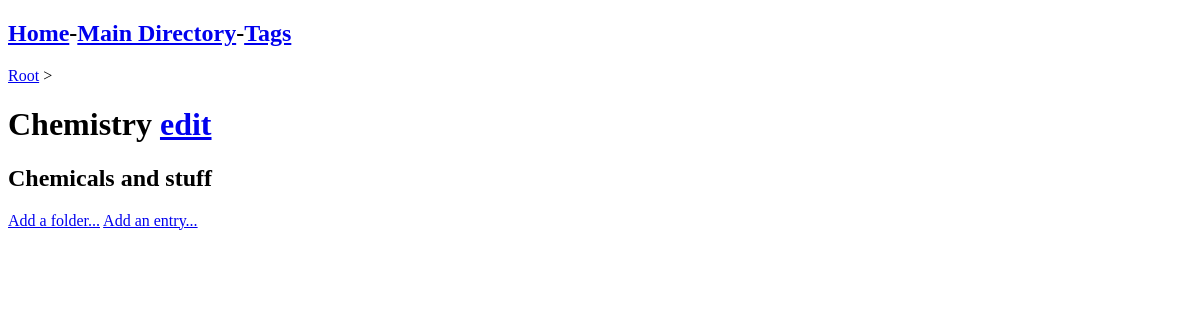
Page /folder/3 on the earlier database version.
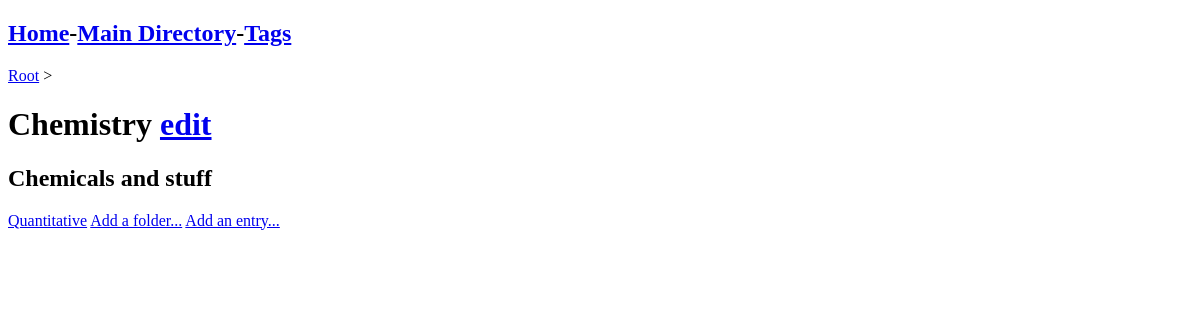
Same page on the later database version.
### tables this page shows
CREATE TABLE FOLDER (id INTEGER PRIMARY KEY AUTOINCREMENT, parent_id INTEGER REFERENCES FOLDER (id), name STRING, info STRING);

### routes.py (the view)
@app.route('/folder/<int:id>')
def folder(id):
    infoname = retrieve("SELECT name,info FROM FOLDER WHERE id = ?", (id,))[0]
    folders = retrieve("SELECT id,name FROM FOLDER WHERE parent_id = ?", (id,))
    entries = retrieve("SELECT id,name FROM ENTRY WHERE parent_id = ?", (id,))
    ancestry = retrieve("WITH RECURSIVE generation AS (SELECT id,name,parent_id FROM FOLDER WHERE id = (SELECT parent_id FROM FOLDER WHERE id = ?) UNION ALL SELECT parent.id,parent.name,parent.parent_id FROM FOLDER parent JOIN generation g ON g.parent_id = parent.id) SELECT id,name FROM generation",(id,))
    ancestry.reverse()
    return render_template('pages/folder.html', infoname=infoname, folders=folders, entries=entries, id=id, ancestry=ancestry)

### routes.py (called while the page is built)
def retrieve(query, parameters=None):
    conn = sqlite3.connect('notes_app.db')
    cur = conn.cursor()
    if parameters is None:
        cur.execute(query)
    else:
        cur.execute(query, parameters)
    results = cur.fetchall()
    conn.commit()
    return results

### templates/pages/folder.html (shortened to what this page needs)
{% extends 'base_templates/layout.html' %}
{% block content %}
{% for parent in ancestry %}
<a href="/folder/{{parent[0]}}">{{parent[1]}}</a> >
{% endfor %}
<h1>{{infoname[0]}} <a href="/edit-folder/{{id}}">edit</a></h1>
<h2>{{infoname[1]}}</h2>
{% for folder in folders %}
<a href="/folder/{{folder[0]}}">{{folder[1]}}</a>
{% endfor %}
<a href="/create-folder/{{id}}">Add a folder...</a>
<a href="/create-entry/{{id}}">Add an entry...</a>
{% endblock %}

### templates/base_templates/layout.html (shortened to what this page needs)
<!DOCTYPE html>
<html>
    <head>
        <link rel="stylesheet" href="/static/css/style.css">
    </head>
    <body>
        <nav>
            {% include "base_templates/nav.html"%}
        </nav>
        <main>
            {% block content %}
            {% endblock %}
        </main>
    </body>
</html>

### templates/base_templates/nav.html
<h1><a href="/">Home</a>-<a href="/main-directory">Main Directory</a>-<a href="/all-tags">Tags</a></h1>

Differences in the rows shown:
added FOLDER: name "Quantitative", shown under "Chemicals and stuff"
